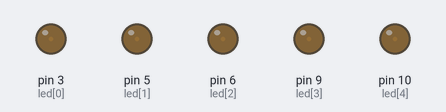
Recording of a sketch running on a simulated Arduino Nano, built with avr-gcc and run on an emulated ATmega328P. On the bench: output pins drawn as LEDs (lit = HIGH).

Above: at 0.05 s.
At 2.15 s:
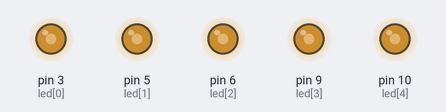
At 4.35 s:
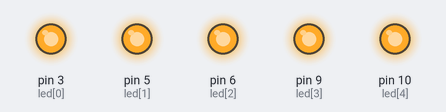
At 8.75 s:
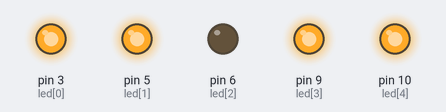
At 13.15 s:
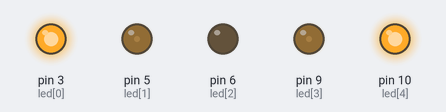
At 17.55 s:
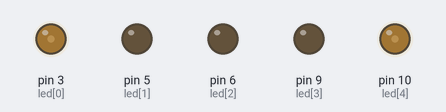
Timing chart, 0 to 25.2 s (numbered marks = the images above):
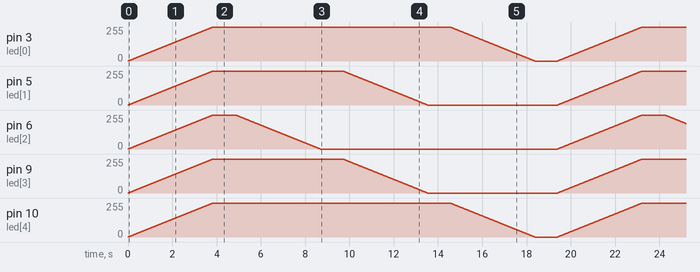

The sketch:

negative_v.ino
```cpp
/*
  vu meter.

  circuito constituido por cinco Leds, 5 Resistencias de 220 ohms cada una, cables,
  placa Arduino nano y protoboard.

  Enciender Led por segundo en orden y dejarlo encendido.

  Enara Agirrezabala
  Oinarria: Blink ariketa.

*/

// Definimos las variables que vayamos a utilizar
int i;  //contador
int k;
int j;
int led [] = {3, 5, 6, 9, 10};//Definimos el array que contiene los números de
// vayamos a colocar nuestros leds, en este caso, pin 3,5,6,9,10

void setup() {
  // Definimos cada pin como output. Tendremos 4 pins por lo que el contador irá de 0
  //hasta llegar a 5, ya que la primera posición dentro del array es 0 (a0,a1,a2,a3)
  // Abrir el puerto de seial.
  Serial.begin(9600);
  for (int i = 0 ; i < 5; i++) {
    pinMode(led[i], OUTPUT);
  }
}

void loop() {
  //Encender todos los leds
  for (int p = 0; p < 256; p++) {
    for (int i = 0; i < 5; i++) {
      analogWrite(led[i], p);  // Encender led
    }
    delay(15);
  }
  delay(1000); // Esperar 1

  //Apagar el led situado en la mitad y despues los que esten situados al lado suyo. led anterior
  //led posterior.


  for (int k = 0; k < 3; k++) {
    for (int p = 255; p >= 0; p--) {
      i = 2 - k; //posición de led anterior
      j = 2 + k; //posición de led posterior en el array
      analogWrite(led[i], p);  // apagar
      analogWrite(led[j], p); // apagar
      delay(15);
    }
    delay(1000); // esperar 1 s
  }
}
```
